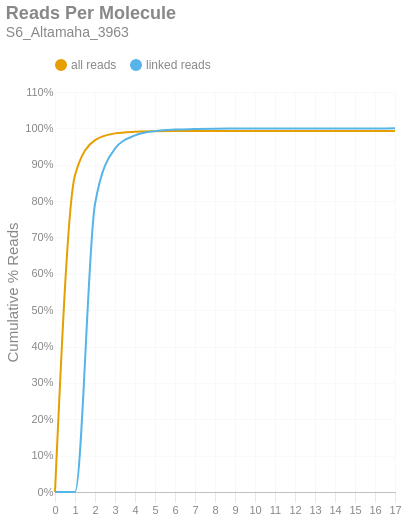

This figure's notebook cell:
### Markdown cell above
### Reads per Molecule
This chart shows the cumulative distribution of the number of reads per linked molecule. That is, how many alignments are associated with a unique molecule. This excludes the number of reads associated with invalid or absent linked-read barcodes. The `linked` histogram is the percentages recalculated when disregarding singletons.

### Code cell
if SKIPLR:
    print_html(f"Skipped")
else:
    counts = np.bincount(valids['reads'].cast(pl.Int64).to_numpy())
    weighted = counts * np.arange(len(counts))
    all_perc = weighted / n_reads
    linked_perc = weighted / n_linked_reads
    linked_perc[1] = 0
    binned_df = pl.DataFrame({
        'readsper': list(range(len(counts))),
        'all reads (cumsum)': np.cumsum(all_perc).tolist(),
        'linked reads (cumsum)': np.cumsum(linked_perc).tolist(),
    })

    with SafeRender(binned_df):
        (
            density_plot(binned_df, 'Reads Per Molecule', samplename, 'readspmol')
            .encode(
                x=alt.X('readsper:O', title=None).axis(labelAngle=0).scale(padding=0),
                y=alt.Y('value:Q', title='Cumulative % Reads').axis(format='%').stack(False),
                color=alt.Color("key:N").scale(domain=["all reads", "linked reads"]),
                tooltip=[
                    alt.Tooltip("key:N", title="Data Type"),
                    alt.Tooltip("readsper:O", title="Reads Per Molecule"),
                    alt.Tooltip("value:Q", format=".2%", title="% Reads (Cum.)")
                ]            
            )
        ).display()

### Figure 1 — Vega-Lite specification as saved in the notebook (floating-point values rounded to 4 significant figures)
{"width": "container", "height": 400, "config": {"title": {"anchor": "start", "dy": -15, "fontSize": 18, "color": "#888888", "subtitleColor": "#888888", "subtitleFontSize": 14}, "arc": {"fill": "#0072B2"}, "axis": {"domainColor": "#888888", "domainWidth": 0.5, "gridWidth": 0.2, "grid": false, "titleFontWeight": 400, "titleFontSize": 15, "labelFontSize": 11, "labelColor": "#888888", "tickColor": "#888888", "tickWidth": 0.2, "titleColor": "#888888"}, "axisBand": {"grid": false}, "axisX": {"grid": true, "tickSize": 10, "domainCap": "round"}, "axisY": {"domain": false, "grid": true, "tickSize": 0, "domainCap": "round"}, "background": "transparent", "header": {"labelFontSize": 15, "labelColor": "#888888", "titleFontSize": 15, "titleFontWeight": 600, "titleColor": "#888888"}, "legend": {"labelFont": "sans-serif", "labelFontSize": 12, "labelColor": "#888888", "symbolSize": 100, "symbolType": "circle", "titleFontSize": 12, "titlePadding": 10, "titleColor": "#888888", "title": null, "orient": "top"}, "range": {"category": ["#E69F00", "#56B4E9", "#009E73", "#F0E442", "#0072B2", "#D55E00", "#CC79A7", "#000000"], "diverging": ["#cfe8f3", "#a2d4ec", "#73bfe2", "#46abdb", "#1696d2", "#12719e"]}, "area": {"fill": "#0072B2", "fillOpacity": 0.7, "line": true, "strokeOpacity": 0.7}, "line": {"color": "#0072B2", "stroke": "#0072B2", "strokeWidth": 2}, "trail": {"color": "#0072B2", "stroke": "#0072B2", "strokeWidth": 0, "size": 1}, "point": {"filled": true, "fillOpacity": 1.0, "size": 95}, "text": {"color": "#888888", "fontSize": 11, "align": "right", "fontWeight": 400, "size": 11}, "bar": {"fill": "#0072B2", "stroke": null}, "view": {"stroke": null, "continuousWidth": 660, "continuousHeight": 400}}, "data": {"name": "data-d276cb470d365015683273b34a1acc91"}, "mark": {"type": "line", "interpolate": "monotone", "point": {"opacity": 0, "size": 275}}, "encoding": {"color": {"field": "key", "scale": {"domain": ["all reads", "linked reads"]}, "type": "nominal"}, "tooltip": [{"field": "key", "title": "Data Type", "type": "nominal"}, {"field": "readsper", "title": "Reads Per Molecule", "type": "ordinal"}, {"field": "value", "format": ".2%", "title": "% Reads (Cum.)", "type": "quantitative"}], "x": {"axis": {"labelAngle": 0}, "field": "readsper", "scale": {"padding": 0}, "title": null, "type": "ordinal"}, "y": {"axis": {"format": "%"}, "field": "value", "stack": false, "title": "Cumulative % Reads", "type": "quantitative"}}, "params": [{"name": "param_c36ac31b6afebe62", "select": {"type": "point", "fields": ["key"]}, "bind": "legend"}], "title": {"text": "Reads Per Molecule", "subtitle": "S6_Altamaha_3963"}, "transform": [{"fold": ["all reads (cumsum)", "linked reads (cumsum)"]}, {"calculate": "replace(datum.key, ' (cumsum)', '')", "as": "key"}, {"filter": {"param": "param_c36ac31b6afebe62"}}], "usermeta": {"embedOptions": {"downloadFileName": "S6_Altamaha_3963.readspmol"}}, "$schema": "https://vega.github.io/schema/vega-lite/v6.1.0.json", "datasets": {"data-d276cb470d365015683273b34a1acc91": [{"readsper": 0, "all reads (cumsum)": 0.0, "linked reads (cumsum)": 0.0}, {"readsper": 1, "all reads (cumsum)": 0.8711, "linked reads (cumsum)": 0.0}, {"readsper": 2, "all reads (cumsum)": 0.9677, "linked reads (cumsum)": 0.7921}, {"readsper": 3, "all reads (cumsum)": 0.9862, "linked reads (cumsum)": 0.9445}, {"readsper": 4, "all reads (cumsum)": 0.9906, "linked reads (cumsum)": 0.9805}, {"readsper": 5, "all reads (cumsum)": 0.9921, "linked reads (cumsum)": 0.9924}, {"readsper": 6, "all reads (cumsum)": 0.9926, "linked reads (cumsum)": 0.9966}, {"readsper": 7, "all reads (cumsum)": 0.9928, "linked reads (cumsum)": 0.998}, {"readsper": 8, "all reads (cumsum)": 0.9929, "linked reads (cumsum)": 0.9991}, {"readsper": 9, "all reads (cumsum)": 0.9929, "linked reads (cumsum)": 0.9994}, {"readsper": 10, "all reads (cumsum)": 0.993, "linked reads (cumsum)": 0.9997}, {"readsper": 11, "all reads (cumsum)": 0.993, "linked reads (cumsum)": 0.9998}, {"readsper": 12, "all reads (cumsum)": 0.993, "linked reads (cumsum)": 0.9998}, {"readsper": 13, "all reads (cumsum)": 0.993, "linked reads (cumsum)": 0.9998}, {"readsper": 14, "all reads (cumsum)": 0.993, "linked reads (cumsum)": 0.9999}, {"readsper": 15, "all reads (cumsum)": 0.993, "linked reads (cumsum)": 0.9999}, {"readsper": 16, "all reads (cumsum)": 0.993, "linked reads (cumsum)": 0.9999}, {"readsper": 17, "all reads (cumsum)": 0.993, "linked reads (cumsum)": 1.0}]}}
